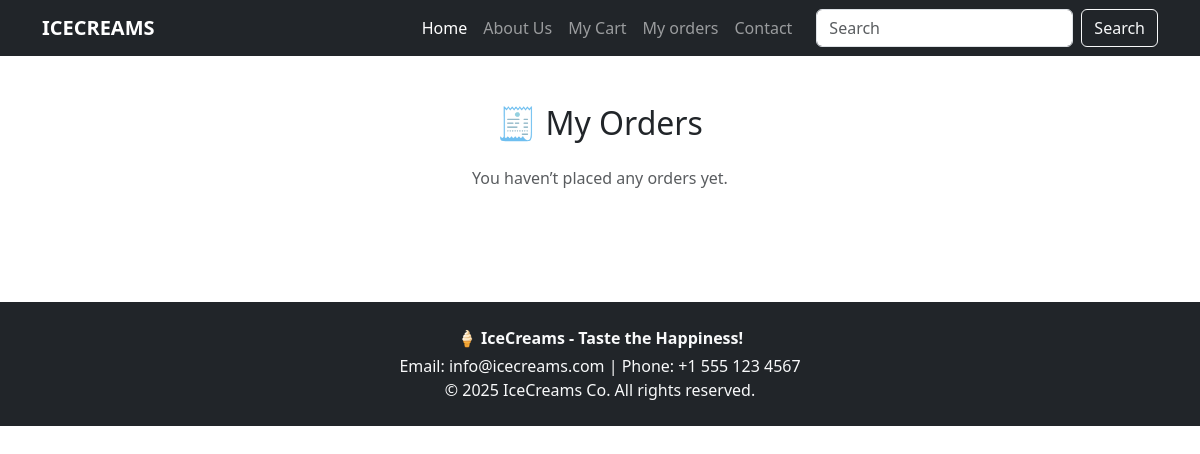
Page /my_orders/ on the earlier database version.
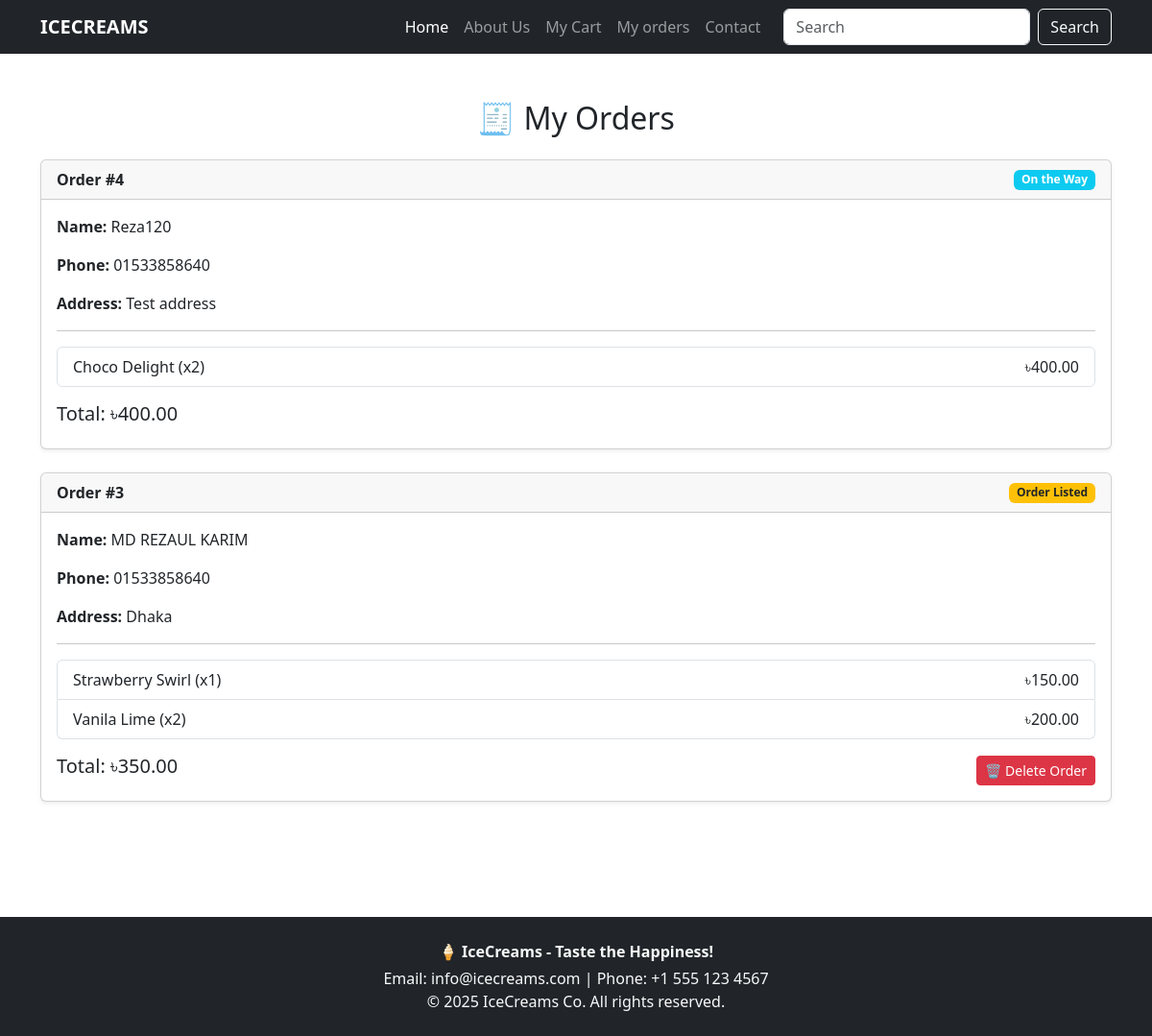
Same page on the later database version.
### home/models.py (models this page shows, shortened)
class Order(models.Model):
    STATUS_CHOICES = [
        ('listed', 'Order Listed'),
        ('on_the_way', 'On the Way'),
        ('delivered', 'Delivered'),
    ]
    customer_name = models.CharField(max_length=100)
    phone = models.CharField(max_length=20)
    address = models.TextField()
    total_price = models.DecimalField(max_digits=10, decimal_places=2, default=0)
    status = models.CharField(max_length=20, choices=STATUS_CHOICES, default='listed')
    created_at = models.DateTimeField(auto_now_add=True)

class OrderItem(models.Model):
    order = models.ForeignKey(Order, on_delete=models.CASCADE, related_name='items')
    product = models.ForeignKey(Product, on_delete=models.CASCADE)
    quantity = models.PositiveIntegerField(default=1)
    def item_total(self):
        return self.quantity * self.product.price

class Product(models.Model):
    name = models.CharField(max_length=100)
    description = models.TextField()
    price = models.DecimalField(max_digits=8, decimal_places=2)
    image = models.ImageField(upload_to='products/')

### home/views.py (the view)
# urls.py: path('my_orders/', views.my_orders, name='my_orders'),
def my_orders(request):
    orders = Order.objects.all().order_by('-created_at')
    return render(request, 'my_orders.html', {'orders': orders})

### templates/my_orders.html (shortened to what this page needs)
{% extends 'base.html' %}
{% block body %}
<div class="container py-5">
    <h2 class="mb-4 text-center">🧾 My Orders</h2>
    {% if orders %}
        {% for order in orders %}
        <div class="card mb-4 shadow-sm">
            <div class="card-header d-flex justify-content-between align-items-center">
                <strong>Order #{{ order.id }}</strong>
                <span class="badge
                    {% if order.status == 'listed' %}bg-warning text-dark
                    {% elif order.status == 'on_the_way' %}bg-info
                    {% elif order.status == 'delivered' %}bg-success
                    {% endif %}">
                    {{ order.get_status_display }}
                </span>
            </div>
            <div class="card-body">
                <p><strong>Name:</strong> {{ order.customer_name }}</p>
                <p><strong>Phone:</strong> {{ order.phone }}</p>
                <p><strong>Address:</strong> {{ order.address }}</p>
                <hr>
                <ul class="list-group mb-3">
                    {% for item in order.items.all %}
                    <li class="list-group-item d-flex justify-content-between align-items-center">
                        {{ item.product.name }} (x{{ item.quantity }})
                        <span>৳{{ item.item_total }}</span>
                    </li>
                    {% endfor %}
                </ul>
                <div class="d-flex justify-content-between align-items-center">
                    <h5>Total: ৳{{ order.total_price }}</h5>
                    {% if order.status == 'listed' %}
                        <a href="{% url 'delete_order' order.id %}" class="btn btn-danger btn-sm">🗑️ Delete Order</a>
                    {% endif %}
                </div>
            </div>
        </div>
        {% endfor %}
    {% else %}
        <p class="text-center text-muted">You haven’t placed any orders yet.</p>
    {% endif %}
</div>
{% endblock %}

### templates/base.html (shortened to what this page needs)
<!doctype html>
<html lang="en">
  <head>
    <link href="https://cdn.jsdelivr.net/npm/bootstrap@5.3.8/dist/css/bootstrap.min.css" rel="stylesheet">
  </head>
  <body>
    <nav class="navbar navbar-expand-lg navbar-dark bg-dark">
      <div class="container">
        <a class="navbar-brand fw-bold text-uppercase" href="/">IceCreams</a>
        <div class="collapse navbar-collapse" id="navbarNav">
          <ul class="navbar-nav ms-auto mb-2 mb-lg-0">
            <li class="nav-item">
              <a class="nav-link active" href="/">Home</a>
            </li>
            <li class="nav-item">
              <a class="nav-link" href="/about">About Us</a>
            </li>
            <li class="nav-item dropdown">
              <a ca class="nav-link" href="/cart">My Cart</a>
            </li>
            <li class="nav-item dropdown">
              <a ca class="nav-link" href="/my_orders">My orders</a>
            </li>
            <li class="nav-item">
              <a class="nav-link" href="/contact">Contact</a>
            </li>
          </ul>
          <form class="d-flex ms-lg-3" role="search" action="/search/" method="get">
  <input class="form-control me-2" type="search" placeholder="Search" aria-label="Search" name="q" required>
  <button class="btn btn-outline-light" type="submit">Search</button>
</form>
        </div>
      </div>
    </nav>
    {% block body %}{% endblock body %}
    <footer class="bg-dark text-light text-center py-4 mt-5">
      <div class="container">
        <p class="mb-1 fw-bold">🍦 IceCreams - Taste the Happiness!</p>
        <p class="mb-0">Email: info@icecreams.com | Phone: +1 555 123 4567</p>
        <p class="mb-0">© 2025 IceCreams Co. All rights reserved.</p>
      </div>
    </footer>
  </body>
</html>

Differences in the rows shown:
added Order: id "4", status "On the Way", customer_name "Reza120", phone "01533858640", address "Test address", total_price "400.00"
added OrderItem: product.name "Choco Delight", quantity "2", item_total "400.00", shown under "4"
added Order: id "3", status "Order Listed", customer_name "MD REZAUL KARIM", phone "01533858640", address "Dhaka", total_price "350.00", shows "🗑️ Delete Order"
added OrderItem: product.name "Strawberry Swirl", quantity "1", item_total "150.00", shown under "3"
added OrderItem: product.name "Vanila Lime", quantity "2", item_total "200.00", shown under "3"
Other differences:
text no longer shown: "You haven’t placed any orders yet."
